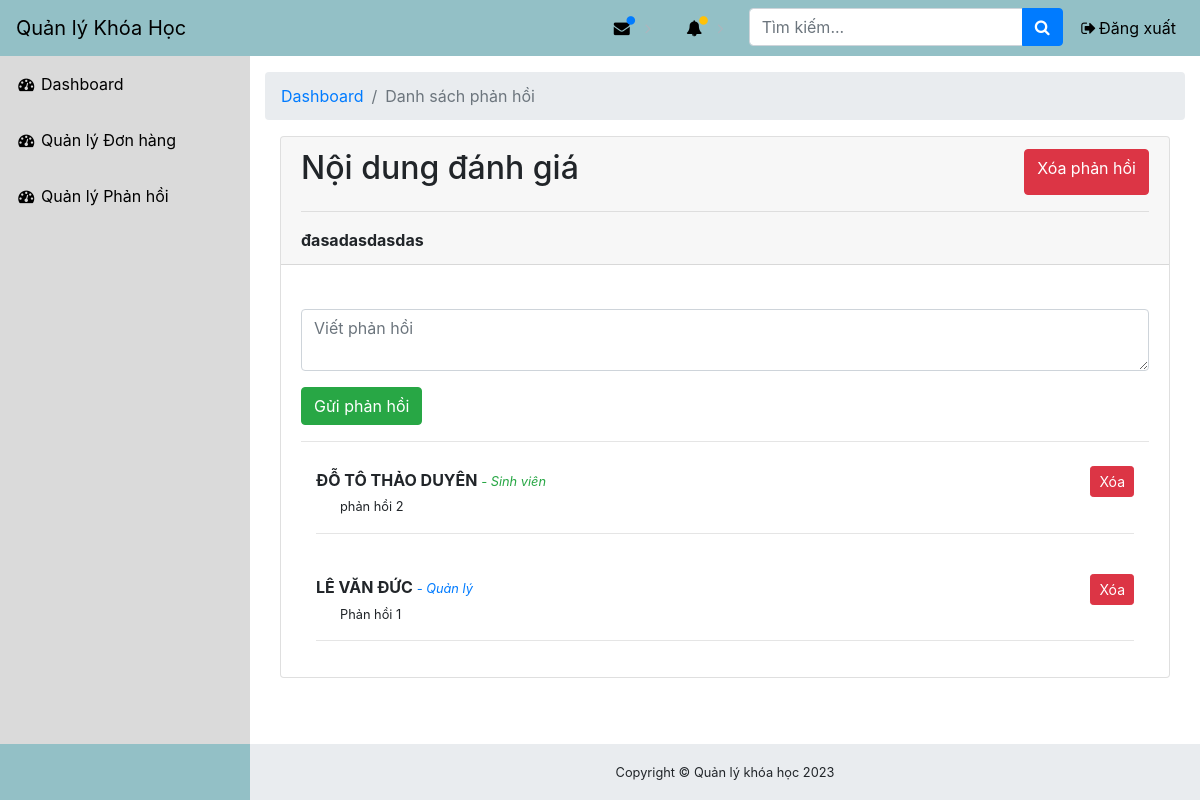
Screenshot of /index.php?action=readComment&id=3 (signed in) with the database file from the repository.
### tables this page shows
CREATE TABLE `comments` (
  `id` bigint NOT NULL,
  `id_hv` varchar(10) DEFAULT NULL,
  `id_gv` varchar(10) DEFAULT NULL,
  `role` varchar(20) NOT NULL,
  `content` text NOT NULL,
  `created_at` timestamp NULL DEFAULT NULL,
  `updated_at` timestamp NULL DEFAULT NULL
);

CREATE TABLE `student` (
  `id_hv` varchar(10) NOT NULL,
  `name` text NOT NULL,
  `gender` text NOT NULL,
  `date _of_birth` date NOT NULL,
  `phone` varchar(10) NOT NULL,
  `address` text NOT NULL,
  `email` varchar(100) NOT NULL,
  `level` varchar(10) NOT NULL
);

CREATE TABLE `reply` (
  `id` int NOT NULL,
  `comment_id` bigint NOT NULL,
  `content` text NOT NULL,
  `id_ql` varchar(10) DEFAULT NULL,
  `created_at` timestamp NULL DEFAULT NULL,
  `updated_at` timestamp NULL DEFAULT NULL
);

CREATE TABLE `manager` (
  `id_ql` varchar(10) NOT NULL,
  `name` text NOT NULL,
  `gender` text NOT NULL,
  `phone` varchar(10) NOT NULL,
  `email` varchar(100) NOT NULL
);

### database/connection.php (called while the page is built, shortened)
<?php
class Database
{
    public function __construct()
    {
        $this->pdo = $this->getConnection();
    }
    public function getConnection()
    {
        $db = "qlkhoahoc";
        $host = "mysql";
        $dsn = "mysql:dbname=$db;host=$host";
        $user = 'root';
        $pass = 'root';
        try {
            $pdo = new PDO($dsn, $user, $pass);
            $pdo->setAttribute(PDO::ATTR_ERRMODE, PDO::ERRMODE_EXCEPTION);
            $this->pdo = $pdo;
            return $this->pdo;
        } catch (Exception $e) {
            die('Kết nối không thành công: ' . $e->getMessage());
        }
    }
}

### models/CommentModel.php (called while the page is built, shortened)
<?php
class CommentModel extends Database
{
    public function getCommentDetails($commentId)
    {
        $sql = "SELECT comments.*, student.name as studentName, lecturer.name as lecturerName FROM comments
        LEFT JOIN student ON comments.id_hv = student.id_hv
        LEFT JOIN lecturer ON comments.id_gv = lecturer.id_gv
        WHERE comments.id = ?";
        $stmt = $this->pdo->prepare($sql);
        $stmt->execute([$commentId]);
        return $stmt->fetch(PDO::FETCH_ASSOC);
    }
}

### models/ReplyModel.php (called while the page is built, shortened)
<?php
class ReplyModel extends Database
{
    public function getReplyByCommentId($commentId)
    {
        try {
            $sql = "SELECT reply.*, manager.name FROM reply
            LEFT JOIN manager ON reply.id_ql = manager.id_ql
            WHERE reply.comment_id = ?
            ORDER BY reply.id DESC";
            $stmt = $this->pdo->prepare($sql);
            $stmt->execute([$commentId]);
            return $stmt->fetchAll(PDO::FETCH_ASSOC);
        } catch (PDOException $e) {
            return false;
        }
    }
}

### views/admin/comment/detail.php (the view, shortened to what this page needs)
<div class="container">
    <div class="card">
        <div class="card-header">
            <div class=" d-flex justify-content-between">
                <h2>Nội dung đánh giá</h2>
                <a href="index.php?action=deleteComment&id=<?php echo $id ?>"
                    class="btn btn-small btn-danger text-white">Xóa phản hồi</a>
            </div>
            <hr>
            <strong><?php echo $comment['content'] ?></strong>
        </div>
        <div class="card-body">
            <div class="d-flex flex-start mt-4">
                <div class="flex-grow-1 flex-shrink-1">
                    <div>
                        <form action="index.php?action=readComment&id=<?php echo $id ?>" method="post" class="form">
                            <div class="form-group">
                                <textarea name="content" class="form-control w-100" cols="200" rows="2"
                                    placeholder="Viết phản hồi"></textarea>
                            </div>
                            <button type="submit" class="btn btn-success">Gửi phản hồi</button>
                        </form>
                    </div>
                </div>
            </div>
            <hr />
            <?php foreach ($replies as $reply) { ?>
            <div class="d-flex flex-start mt-4">
                <div class="flex-grow-1 flex-shrink-1 col">
                    <div>
                        <div class="d-flex justify-content-between align-items-center">
                            <p class="mb-1">
                                <?php if (isset($reply['id_ql'])) { ?>
                                <strong class="label"><?php echo $reply['name'] ?> </strong><i
                                    class="small text-primary">- Quản
                                    lý</i>
                                <?php } else { ?>
                                <strong class="label"><?php echo $comment['studentName'] ?: $comment['lecturerName']  ?>
                                </strong><i class="small text-success">- <?php echo $comment['role'] == 'GV' ? 'Giảng viên' : 'Sinh
                                    viên' ?></i>
                                <?php } ?>
                            </p>
                            <?php if (isset($reply['id_ql']) && $_SESSION['role'] == 'QL') { ?>
                            <a href="index.php?action=deleteReply&id=<?php echo $reply['id'] ?>"
                                class="btn btn-sm btn-danger">Xóa</a>
                            <?php } else if (!$reply['id_ql']) { ?>
                            <a href="index.php?action=deleteReply&id=<?php echo $reply['id'] ?>"
                                class="btn btn-sm btn-danger">Xóa</a>
                            <?php } ?>
                        </div>
                        <p class="ml-4 small mb-0">
                            <?php echo $reply['content'] ?>
                        </p>
                        <hr />
                    </div>
                </div>
            </div>
            <?php } ?>
        </div>
    </div>
</div>
<?php
include('views/master_layout.php');

### assets/css/main.css (style rules this page uses)
html { position: relative; min-height: 100%; }
body { overflow-x: hidden; }
body.sticky-footer { margin-bottom: 56px; }
body.fixed-nav { padding-top: 56px; }
.bg-dark { background-color: #93c0c6 !important; }

### rows the page displays
comments: content "đasadasdasdas"
reply: shows "Sinh viên", content "phản hồi 2"
student: name "ĐỖ TÔ THẢO DUYÊN"
reply: id_ql.name "LÊ VĂN ĐỨC", content "Phản hồi 1"

### other values shown
$title "Danh sách phản hồi"
